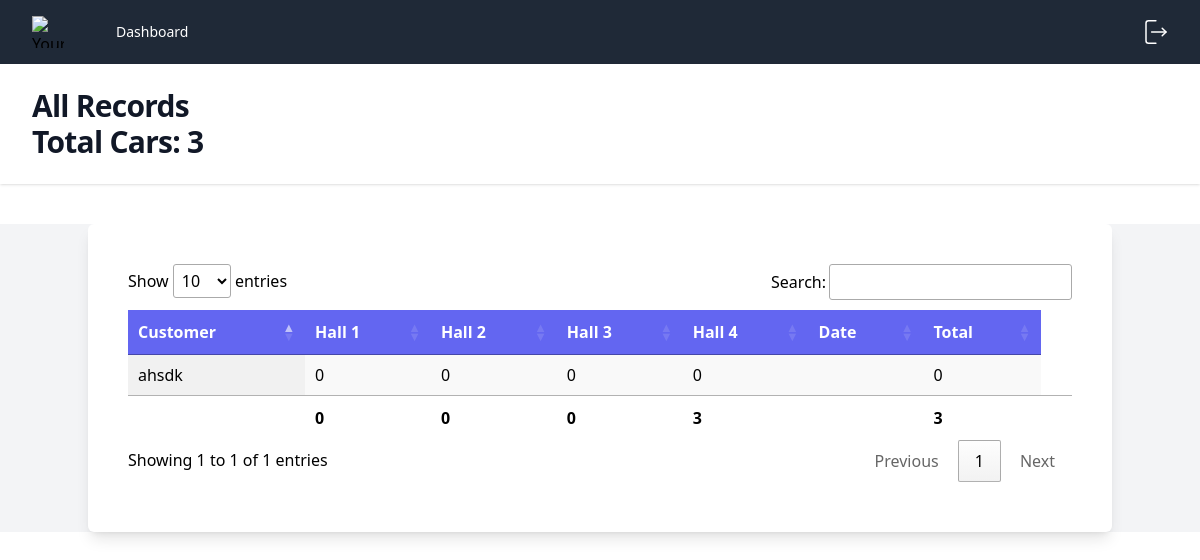
/records.php (signed in), run on the app's committed database.
### tables this page shows
CREATE TABLE IF NOT EXISTS `customers` (
  `id` int(11) NOT NULL,
  `name` varchar(256) NOT NULL,
  `phone` varchar(256) NOT NULL,
  `timestamp` date NOT NULL DEFAULT current_timestamp(),
  `delete_on` text DEFAULT '0',
  `deleted` int(11) NOT NULL DEFAULT 0
);

### records.php (the view, shortened to what this page needs)
<?php
$no_records = false;
include 'partials/head.php';
include_once("./partials/db_connect.php");
$today_date = $_GET['date'];
$records = mysqli_query($conn, "SELECT * FROM records_2 WHERE date = '$today_date'");
$totalCars = 0;
$total = 0;
while ($car = mysqli_fetch_assoc($records)) {
    for ($i = 1; $i <= $car['number_of_halls']; $i++) {
        $total += $car['hall_' . $i];
    }
    $totalCars = $total;
}
?>
<link rel="stylesheet" href="https://cdn.datatables.net/1.13.7/css/jquery.dataTables.min.css">
<link rel="stylesheet" href="https://cdn.datatables.net/datetime/1.5.1/css/dataTables.dateTime.min.css">
<body>
    <?php include("./partials/header.php") ?>
    <main class="bg-gray-100">
        <div class="bg-white container shadow-lg rounded-md p-5 md:p-10 mx-auto mt-10">
            <div class="overflow-x-auto">
                <table id="example" class="display nowrap " style="width:100%">
                    <thead class="text-white bg-indigo-500">
                        <tr>
                            <?php mysqli_data_seek($records, 0); ?>
                            <th>Customer</th>
                            <?php
                            $halls_query = mysqli_query($conn, "SELECT count FROM halls WHERE date <= '$today_date' ORDER by date DESC LIMIT 1");
                            $no_records_halls = mysqli_fetch_assoc($halls_query);
                            if (!$no_records) {
                                $num_halls = mysqli_fetch_assoc($records)['number_of_halls'];
                            } else {
                                if (isset($no_records_halls)) {
                                    $num_halls = $no_records_halls['count'];
                                } else {
                                    $num_halls = mysqli_fetch_assoc(mysqli_query($conn, "SELECT count FROM halls WHERE date >= '$today_date' ORDER by date ASC LIMIT 1"))['count'];
                                }
                            }
                            for ($i = 1; $i <= $num_halls; $i++) {
                                echo '<th>Hall ' . $i . '</th>';
                            }
                            ?>
                            <th>Date</th>
                            <th>Total</th>
                        </tr>
                    </thead>
                    <tbody>
                        <?php
                        $date = $_GET['date'];
                        $query = "SELECT
                        c.id AS customer_id,
                        c.name AS customer_name, c.delete_on,";
                        for($i=1; $i<$num_halls; $i++) {
                            $query .= "r.hall_".$i.",";
                        };
                        $query .= "r.number_of_halls,
                        r.date
                    FROM customers c
                    LEFT JOIN records_2 r ON c.id = r.customer_id AND r.date = '$date'
                    WHERE c.timestamp <= '$date' AND (c.delete_on = 0 OR c.delete_on >= '$date');
                    ";
                    $customers = mysqli_query($conn,$query);
                    while ($customer = mysqli_fetch_assoc($customers)) {
                            $customer_id = $customer['customer_id'];
                            $customer_name = $customer['customer_name'];
                            $records = mysqli_query($conn, "SELECT * FROM records_2 WHERE customer_id = $customer_id AND date = '$date'");
                            $total = 0;
                            $record = mysqli_fetch_assoc($records);
                            for ($i = 1; $i <= $num_halls; $i++) {
                                $total +=  isset($record['hall_' . $i]) ? $record['hall_' . $i] : 0;
                            };
                            if($customer['delete_on'] != '0') {
                                if($total < 1) {
                                    continue;
                                }
                            }
                            $record_id = isset($record['id']) ? $record['id'] : rand(0, 10); ?>
                            <tr id="<?php echo $record_id ?>" data-id="<?php echo $record_id ?>">
                                <td>
                                    <span class="name"><?php echo $customer_name ?></span>
                                </td>
                            <?php
                            for ($i = 1; $i <= $num_halls; $i++) {
                                $hall = isset($record['hall_' . $i]) ? $record['hall_' . $i] : 0;
                                echo '<td>
                                        <input type="hidden" name="number_of_halls" class="editInput" value="' . $num_halls . '">
                                        <span class="editSpan hall_' . $i . '">' . $hall . '</span>
                                        <input class="editInput block w-full px-4 rounded-md border-0 py-1.5 text-gray-900 shadow-sm ring-1 ring-inset ring-gray-300 placeholder:text-gray-400 focus:ring-2 focus:ring-inset focus:ring-indigo-600 sm:text-sm sm:leading-6" type="number" name="hall_' . $i . '" id="hall_' . $i . '" required style="display: none" value="' . $hall . '" min="0">
                                    </td>';
                            }
                                echo '<td>
                                    <span class="date">' . $_GET['date'] . '
                                    <input type="hidden" name="edit_date" class="editInput" value="'.$_GET['date'].'"></span>
                                    </td>';
                            echo '<td>' . $total . '</td>';
                        } ?>
                    </tbody>
                    <tfoot>
                        <tr>
                            <th></th>
                            <?php
                            $totalInHalls = array();
                            for ($i = 1; $i <= $num_halls; $i++) {
                                $result = mysqli_query($conn, "SELECT * FROM records_2 WHERE date = '$date'");
                                $totalInHalls['hall_' . $i] = 0;
                                while ($row = mysqli_fetch_assoc($result)) {
                                    $totalInHalls['hall_' . $i] += $row['hall_' . $i];
                                }
                            }
                            for ($i = 1; $i <= $num_halls; $i++) {
                                echo '<th>' . $totalInHalls['hall_' . $i] . '</th>';
                            }
                            ?>
                            <th></th>
                            <th><?php echo $totalCars; ?></th>
                            <th></th>
                        </tr>
                    </tfoot>
                </table>
            </div>
        </div>
    </main>
</body>

### data on the page
customers: name "ahsdk", hall "0", total "0"

### other printed values
$page_title "All Records"
$totalCars "3"
$totalInHalls['hall_' . $i] "0"
$totalInHalls['hall_' . $i] "3"
